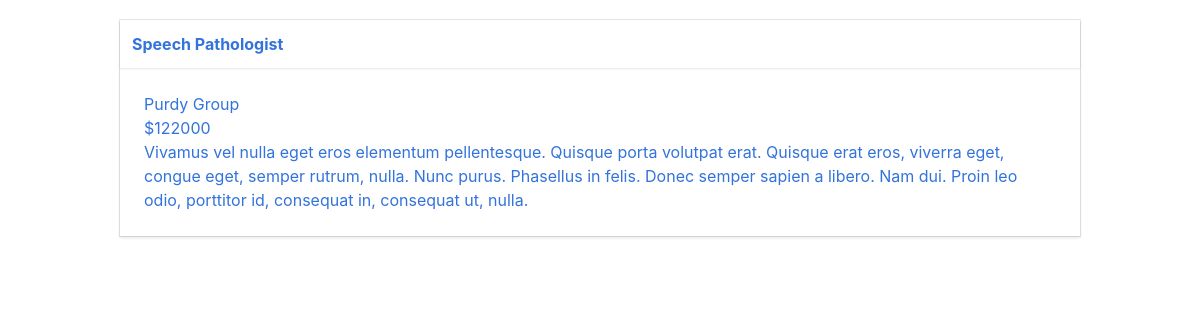
The page /job/3 on the database its author committed.
### tables this page shows
CREATE TABLE "job" (
"id" INTEGER PRIMARY KEY AUTOINCREMENT,
"title" VARCHAR,
"description" TEXT,
"salary" VARCHAR,
"employer_id" INTEGER
);

CREATE TABLE "employer" (
"id" INTEGER PRIMARY KEY AUTOINCREMENT,
"name" VARCHAR,
"description" TEXT,
"address" VARCHAR,
"city" VARCHAR,
"state" VARCHAR,
"zip" VARCHAR
);

### jobs/app.py (the view)
@app.route('/job/<job_id>')
def job(job_id):
     job = execute_sql('SELECT job.id, job.title, job.description, job.salary, employer.id as employer_id, employer.name as employer_name FROM job JOIN employer ON employer.id = job.employer_id WHERE job.id = ?', [job_id], single=True)
     return render_template('job.html', job=job)

### jobs/app.py (called while the page is built)
def open_connection():
    connection = getattr(g, '_connection', None)
    if connection == None:
        connection = g._connection = sqlite3.connect(PATH)
    connection.row_factory = sqlite3.Row
    return connection

def execute_sql(sql, values=(), commit=False, single=False):
    connection = open_connection()
    cursor = connection.execute(sql, values)
    if commit == True:
        results = connection.commit()
    else:
        results = cursor.fetchone() if single else cursor.fetchall()
    cursor.close()
    return results

@app.teardown_appcontext
def close_connection(exception):
    connection = getattr(g, '_connection', None)
    if connection is not None:
        connection.close()

### jobs/templates/job.html
{% extends "layout.html" %}
{% block content %}
  {{ show_job(job) }}
{% endblock %}

### jobs/templates/_macros.html (shortened to what this page needs)
{% macro show_job(job) %}
<div class="card adjust-height">
  <header class="card-header">
    <p class="card-header-title">
      <a href="{{ url_for('job', job_id=job['id']) }}">
        {{ job['title'] }}
      </a>
    </p>
  </header>
  <div class="card-content">
    <div class="content">
      <p>
        <a href="{{ url_for('employer', employer_id=job['employer_id']) }}">
          {{ job['employer_name' ]}}
          <br>
          ${{ job['salary'] }}
          <br>
          {{ job['description'] }}
        </a>
      </p>
    </div>
  </div>
</div>
{% endmacro %}

### jobs/static/css/app.css (style rules this page uses)
.adjust-height { height: 100%; }

### rows shown on the page
job: title "Speech Pathologist", salary "122000", description "Vivamus vel nulla eget eros elementum pellentesque. Quisque porta volutpat erat. Quisque erat eros, viverra eget, congue eget, semper rutrum, nulla. Nunc purus. Phasellus in felis. Donec semper sapien a libero. Nam dui. Proin leo odio, porttitor id, consequat in, consequat ut, nulla."
employer: name "Purdy Group"
